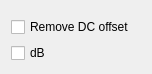
<?xml version="1.0" encoding="UTF-8"?>
<ui version="4.0">
 <class>widgetSpectrum</class>
 <widget class="QWidget" name="widgetSpectrum">
  <property name="geometry">
   <rect>
    <x>0</x>
    <y>0</y>
    <width>128</width>
    <height>42</height>
   </rect>
  </property>
  <layout class="QGridLayout" name="layoutSpectrumGroup">
   <item row="1" column="0">
    <widget class="QCheckBox" name="checkRemoveDC">
     <property name="toolTip">
      <string>Subtract DC value from vizualized spectrum. The DC signal is simply the average dark image on the spectrometer</string>
     </property>
     <property name="text">
      <string>Remove DC offset</string>
     </property>
    </widget>
   </item>
   <item row="0" column="0" colspan="2">
    <widget class="QWidget" name="widgetSpec" native="true">
     <property name="autoFillBackground">
      <bool>true</bool>
     </property>
    </widget>
   </item>
   <item row="2" column="0">
    <widget class="QCheckBox" name="checkBox">
     <property name="text">
      <string>dB</string>
     </property>
    </widget>
   </item>
  </layout>
 </widget>
 <resources/>
 <connections/>
</ui>
